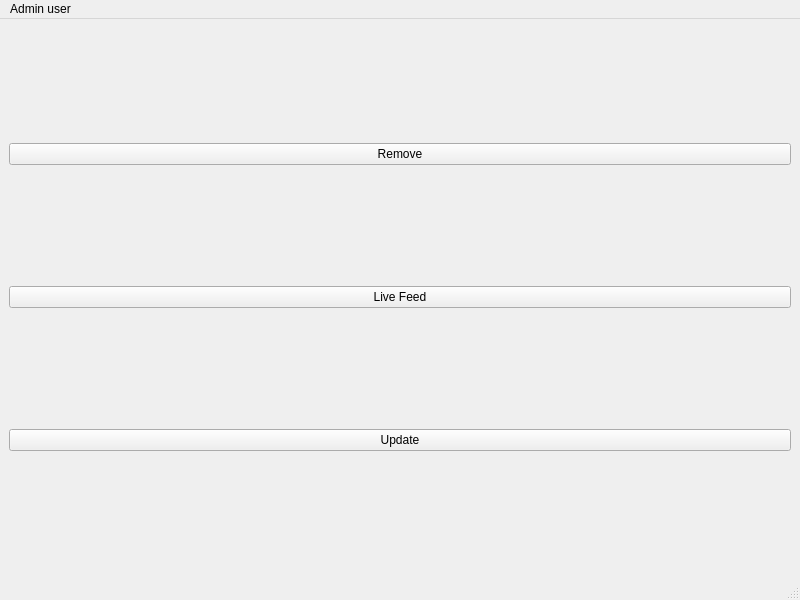
<?xml version="1.0" encoding="UTF-8"?>
<ui version="4.0">
 <class>MainWindow</class>
 <widget class="QMainWindow" name="MainWindow">
  <property name="geometry">
   <rect>
    <x>0</x>
    <y>0</y>
    <width>800</width>
    <height>600</height>
   </rect>
  </property>
  <property name="windowTitle">
   <string>MainWindow</string>
  </property>
  <widget class="QWidget" name="centralwidget">
   <layout class="QVBoxLayout" name="verticalLayout">
    <item>
     <widget class="QPushButton" name="pushButton_2">
      <property name="text">
       <string>Remove</string>
      </property>
     </widget>
    </item>
    <item>
     <widget class="QPushButton" name="pushButton_3">
      <property name="text">
       <string>Live Feed</string>
      </property>
     </widget>
    </item>
    <item>
     <widget class="QPushButton" name="pushButton">
      <property name="text">
       <string>Update</string>
      </property>
     </widget>
    </item>
   </layout>
  </widget>
  <widget class="QMenuBar" name="menubar">
   <property name="geometry">
    <rect>
     <x>0</x>
     <y>0</y>
     <width>800</width>
     <height>28</height>
    </rect>
   </property>
   <widget class="QMenu" name="menuAdmin_user">
    <property name="title">
     <string>Admin user</string>
    </property>
   </widget>
   <addaction name="menuAdmin_user"/>
  </widget>
  <widget class="QStatusBar" name="statusbar"/>
 </widget>
 <resources/>
 <connections/>
</ui>
